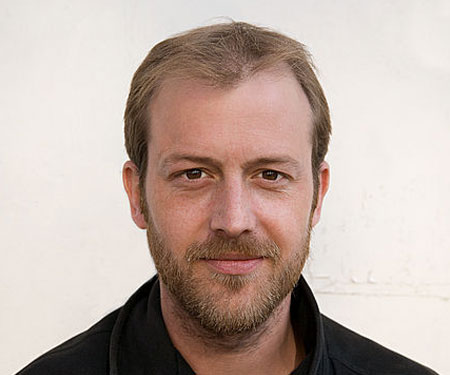
#> input picture assets/sample.jpg, 450 x 375 px
$ python blur.py
#> lines starting #> are read from the running program, lines starting #| are printed output that depends on the picture
#> further down, img is the input picture: shape (375, 450, 3); mean B, G, R 165.6, 173.8, 191
import cv2

def apply_mosaic(image):

    # 예외 처리: 이미지가 없으면 그냥 None 반환
    if image is None:
        print("[Blur] 입력된 이미지가 없습니다.")
        return None

    # Haar Cascade 모델 로드 (얼굴 인식용 미리 학습된 데이터)
    cascade_path = cv2.data.haarcascades + 'haarcascade_frontalface_default.xml'
    face_cascade = cv2.CascadeClassifier(cascade_path)

    # 그레이스케일 변환 (인식 속도와 정확도를 높이기 위해 흑백으로 변환하여 분석)
    gray = cv2.cvtColor(image, cv2.COLOR_BGR2GRAY)
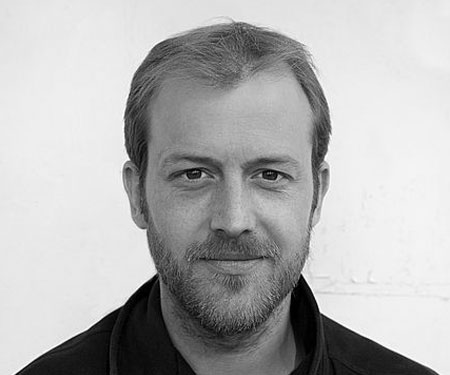
#> gray: shape (375, 450); min 0, max 255, mean 177.9

    # 얼굴 탐지 실행
    faces = face_cascade.detectMultiScale(gray, scaleFactor=1.1, minNeighbors=5, minSize=(30, 30))
#> faces = [[122, 92, 222, 222]]

    # 탐지된 얼굴 개수 출력
    print(f"[Blur] 탐지된 얼굴 개수: {len(faces)}")
#| [Blur] 탐지된 얼굴 개수: 1

    # 탐지된 얼굴 좌표(x, y, w, h)를 돌면서 블러 처리
    for (x, y, w, h) in faces:

        roi = image[y:y+h, x:x+w]
        roi = cv2.GaussianBlur(roi, (99, 99), 30)
        image[y:y+h, x:x+w] = roi
#> this loop made 1 pass
#> pass 1, in apply_mosaic, `roi = image[y:y+h, x:x+w]`:
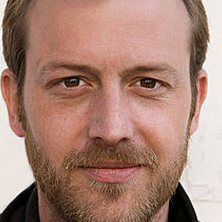
#> roi: shape (222, 222, 3); mean B, G, R 117, 131, 167.8
#> pass 1, in apply_mosaic, `roi = cv2.GaussianBlur(roi, (99, 99), 30)`:
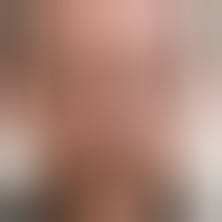
#> roi: shape (222, 222, 3); mean B, G, R 116.7, 130.7, 167.7
#> after the loop:
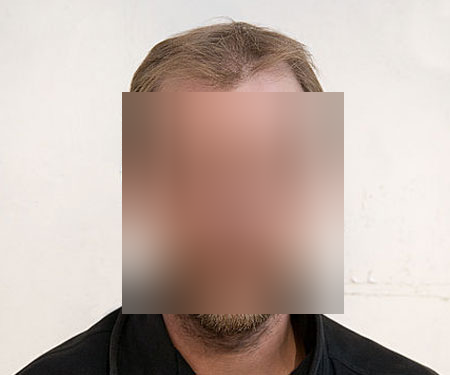
#> image: shape (375, 450, 3); mean B, G, R 165.5, 173.7, 190.9
    return image


# 👇 테스트용 코드 (이 파일을 직접 실행했을 때만 동작함)
if __name__ == "__main__":
    # 테스트할 이미지 경로 (본인 컴퓨터에 있는 사진 경로로 바꾸세요)
    test_path = "../assets/sample.jpg"
    # 이미지 읽기
    img = cv2.imread(test_path)
    # 함수 실행
    if img is not None:
        result = apply_mosaic(img)
        # 결과 눈으로 확인하기
        cv2.imshow("Original vs Blur", result)
        cv2.waitKey(0)
        cv2.destroyAllWindows()
    else:
        print("테스트할 이미지를 찾지 못했습니다. 경로를 확인해주세요.")
